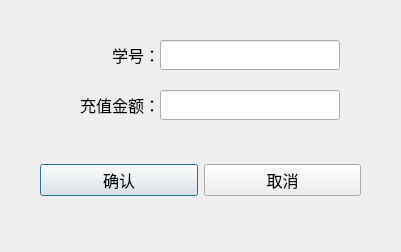
<?xml version="1.0" encoding="UTF-8"?>
<ui version="4.0">
 <class>RechargeDialog</class>
 <widget class="QDialog" name="RechargeDialog">
  <property name="geometry">
   <rect>
    <x>0</x>
    <y>0</y>
    <width>401</width>
    <height>252</height>
   </rect>
  </property>
  <property name="minimumSize">
   <size>
    <width>401</width>
    <height>252</height>
   </size>
  </property>
  <property name="maximumSize">
   <size>
    <width>401</width>
    <height>252</height>
   </size>
  </property>
  <property name="windowTitle">
   <string>学生账户充值</string>
  </property>
  <widget class="QLabel" name="label">
   <property name="geometry">
    <rect>
     <x>50</x>
     <y>40</y>
     <width>110</width>
     <height>30</height>
    </rect>
   </property>
   <property name="font">
    <font>
     <family>Arial</family>
     <pointsize>12</pointsize>
    </font>
   </property>
   <property name="text">
    <string>学号：</string>
   </property>
   <property name="alignment">
    <set>Qt::AlignRight|Qt::AlignTrailing|Qt::AlignVCenter</set>
   </property>
  </widget>
  <widget class="QLabel" name="label_2">
   <property name="geometry">
    <rect>
     <x>50</x>
     <y>90</y>
     <width>110</width>
     <height>30</height>
    </rect>
   </property>
   <property name="font">
    <font>
     <family>Arial</family>
     <pointsize>12</pointsize>
    </font>
   </property>
   <property name="text">
    <string>充值金额：</string>
   </property>
   <property name="alignment">
    <set>Qt::AlignRight|Qt::AlignTrailing|Qt::AlignVCenter</set>
   </property>
  </widget>
  <widget class="QLineEdit" name="stuNumEdit">
   <property name="geometry">
    <rect>
     <x>160</x>
     <y>40</y>
     <width>180</width>
     <height>30</height>
    </rect>
   </property>
   <property name="font">
    <font>
     <family>Arial</family>
     <pointsize>11</pointsize>
    </font>
   </property>
  </widget>
  <widget class="QLineEdit" name="moneyEdit">
   <property name="geometry">
    <rect>
     <x>160</x>
     <y>90</y>
     <width>180</width>
     <height>30</height>
    </rect>
   </property>
   <property name="font">
    <font>
     <family>Arial</family>
     <pointsize>11</pointsize>
    </font>
   </property>
  </widget>
  <widget class="QWidget" name="horizontalLayoutWidget">
   <property name="geometry">
    <rect>
     <x>40</x>
     <y>140</y>
     <width>321</width>
     <height>80</height>
    </rect>
   </property>
   <layout class="QHBoxLayout" name="horizontalLayout">
    <item>
     <widget class="QPushButton" name="okButton">
      <property name="font">
       <font>
        <family>仿宋</family>
        <pointsize>12</pointsize>
       </font>
      </property>
      <property name="text">
       <string>确认</string>
      </property>
     </widget>
    </item>
    <item>
     <widget class="QPushButton" name="cancleButton">
      <property name="font">
       <font>
        <family>仿宋</family>
        <pointsize>12</pointsize>
       </font>
      </property>
      <property name="text">
       <string>取消</string>
      </property>
     </widget>
    </item>
   </layout>
  </widget>
 </widget>
 <resources/>
 <connections/>
</ui>
